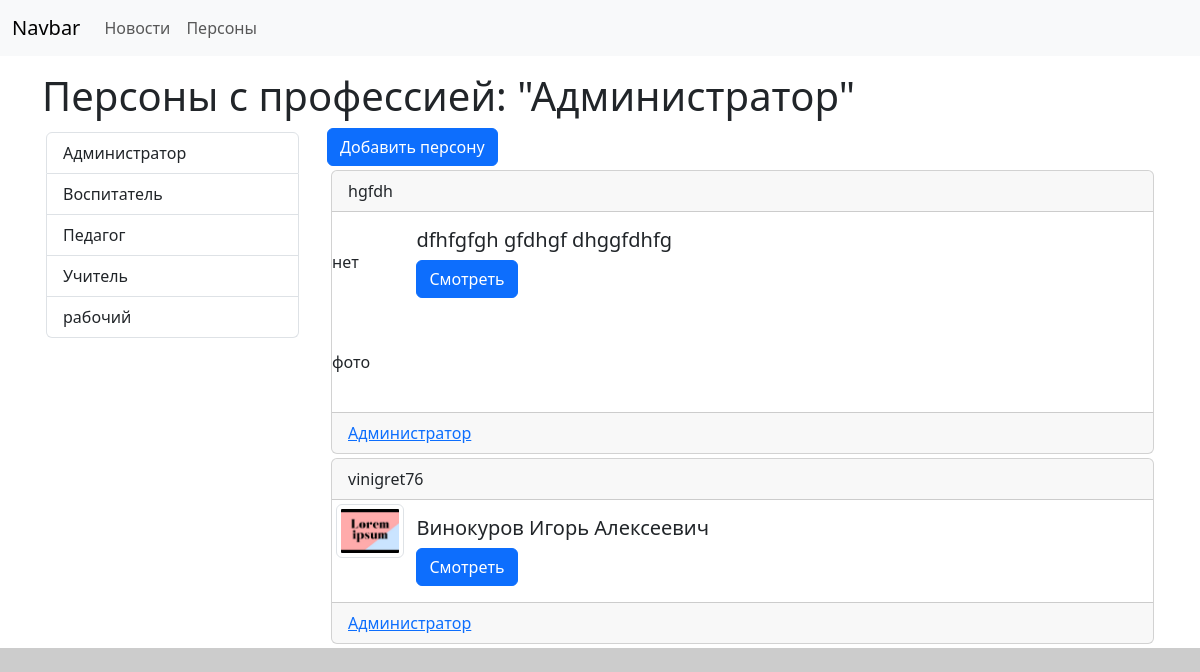
Screenshot of /humans/prof/2 with the database file from the repository.
### humans/models.py (models this page shows, shortened)
class Professions(models.Model):
    title = models.CharField(max_length=100,verbose_name='Название')
    def __str__(self):
        return self.title
    def get_absolute_url(self):
        return reverse_lazy('profhumans', kwargs={'profid': self.pk})
    class Meta:
        verbose_name = 'Профессия'
        verbose_name_plural = 'Профессии'
        ordering = ['title']

class Humans(models.Model):
    class Meta:
        verbose_name = 'Личность'
        verbose_name_plural = 'Люди'
        ordering = ['famil', 'name', 'otches']
    nicname = models.CharField(max_length=50,verbose_name='Никнейм')
    famil = models.CharField(max_length=40,verbose_name='Фамилия')
    name = models.CharField(max_length=40,verbose_name='Имя')
    otches = models.CharField(max_length=40,blank=True, null=True,verbose_name='Отчество')
    birthday = models.DateField(blank=True, null=True,verbose_name='День рождения')
    avatar = models.ImageField(upload_to='images/', blank=True, null=True,verbose_name='Аватарка')
    ismale=models.BooleanField(default=True,verbose_name='Мужчина')
    profession=models.ForeignKey('Professions', on_delete=models.PROTECT,null=True,verbose_name='Профессия')
    def get_absolute_url(self):
        return reverse_lazy('humansdetail', kwargs={'humansid': self.pk})

### humans/views.py (the view)
# urls.py: path('prof/<int:profid>', getprof, name='profhumans'),
def getprof(request, profid):
    humans = Humans.objects.filter(profession_id=profid)
    prof=Professions.objects.get(pk=profid)
    cont={'humans': humans,'title': f'Персоны с профессией: \"{prof.title}\"'}
    return render(request, 'humans/index.html', context=cont)

### humans/templatetags/humans_tag.py (called while the page is built)
@register.simple_tag(name='get_profs')
def get_profs():
    return Professions.objects.all()

### humans/templates/humans/index.html (shortened to what this page needs)
{% extends 'base.html' %}
{% block sidebar %}
{% include 'humans/listprofs.html' %}
{% endblock %}
{% block content %}
  <div class="row">
    <div class="col-md-3">
    <a href="{% url 'addperson' %}" class="btn btn-primary">Добавить персону</a>
    </div>
  </div>
  {% for i in humans %}
    <div class="card m-1">
      <div class="card-header">{{i.nicname}}</div>
      <div class="row g-0">
        <div class="col-md-1">
          {% if i.avatar %}
          <img src="{{ i.avatar.url }}" class="m-1 img-thumbnail" alt="">
          {% else %}
          <div style="display: flex; justify-content: center; line-height: 100px;">нет фото</div>
          {% endif %}
        </div>
        <div class="col-md-10">
          <div class="card-body">
            <h5 class="card-title">{{ i.famil }} {{ i.name }} {{ i.otches }}</h5>
            <a href="{{ i.get_absolute_url }}" class="btn btn-primary">Смотреть</a>
        </div>
        </div>
      </div>
      <div class="card-footer text-body-secondary">
        <a href="{{ i.profession.get_absolute_url }}">{{i.profession}}</a>
      </div>
  </div>
  {% endfor %}
{% endblock %}

### humans/templates/humans/listprofs.html
{% load humans_tag %}
<div class="list-group m-1">
    {% get_profs as profs %}
    {% for i in profs %}
    <a href="{{ i.get_absolute_url }}" class="list-group-item list-group-item-action">{{i.title}}</a>
    {% endfor %}
</div>

### myproj/static/css/style.css (style rules this page uses)
:root { background-color: #ccc !important; }

### rows the page displays
Professions: title "Администратор"
Professions: title "Воспитатель"
Professions: title "Педагог"
Professions: title "Учитель"
Professions: title "рабочий"
Humans: nicname "hgfdh", avatar "нет фото", famil "dfhfgfgh", name "gfdhgf", otches "dhggfdhfg", profession "Администратор"
Humans: nicname "vinigret76", avatar (placeholder picture), famil "Винокуров", name "Игорь", otches "Алексеевич", profession "Администратор"

### other values shown
{{ title }} "Персоны с профессией: \"Администратор\""
